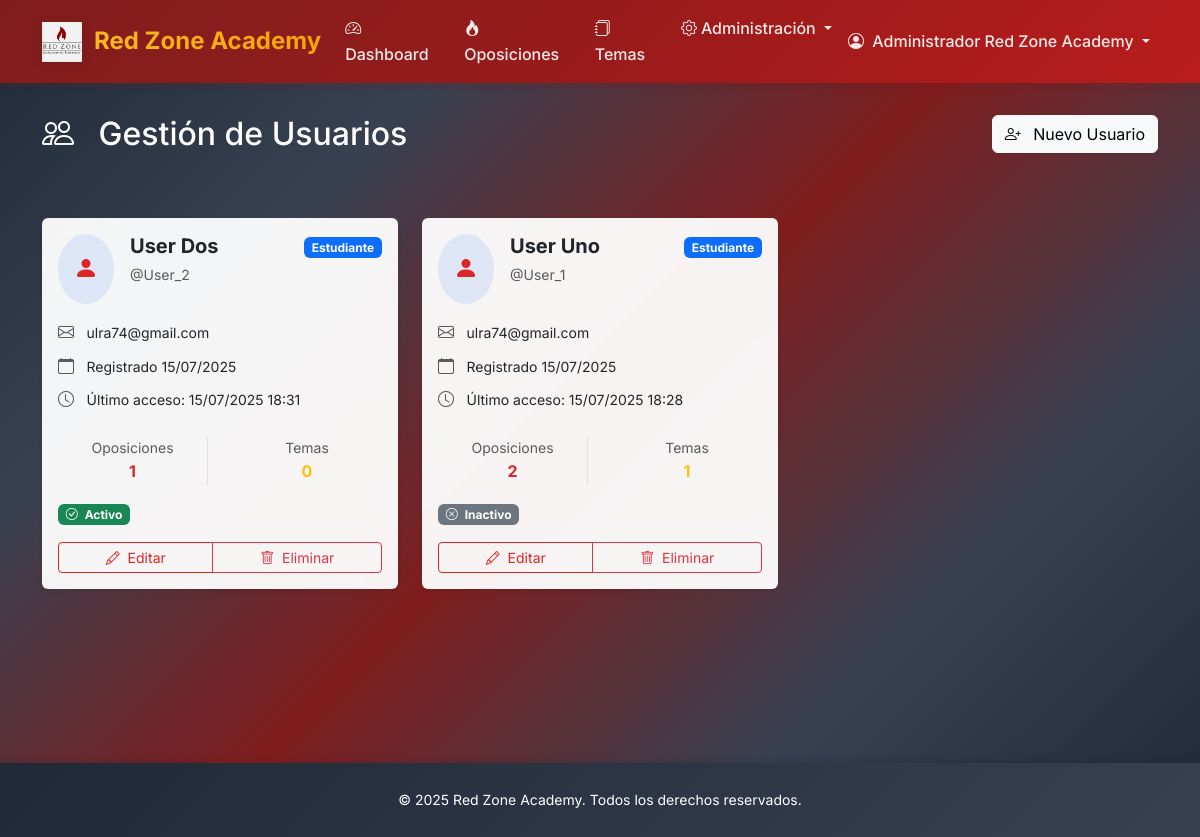
Screenshot of /dashboard/admin/users/ (signed in) with the database file from the repository.
### accounts/models.py (models this page shows, shortened)
class CustomUser(AbstractUser):
    USER_TYPES = [
        ('admin', 'Administrador'),
        ('student', 'Alumno'),
    ]
    user_type = models.CharField(max_length=10, choices=USER_TYPES, default='student')
    created_at = models.DateTimeField(auto_now_add=True)
    def is_admin(self):
        return self.user_type == 'admin'

### core/views.py (the view)
# urls.py: path('admin/users/', views.AdminUserListView.as_view(), name='admin_user_list'),
class AdminUserListView(AdminRequiredMixin, ListView):
    model = CustomUser
    template_name = 'core/admin/user_list.html'
    context_object_name = 'users'
    paginate_by = 20
    def get_queryset(self):
        return CustomUser.objects.filter(user_type='student').order_by('-date_joined')
    def get_context_data(self, **kwargs):
        context = super().get_context_data(**kwargs)
        context['title'] = 'Gestión de Usuarios'
        return context

### core/views.py (called while the page is built)
    def test_func(self):
        return self.request.user.is_authenticated and self.request.user.is_admin()

### templates/core/admin/user_list.html (shortened to what this page needs)
{% extends 'base.html' %}
{% load humanize %}
{% block content %}
<div class="container-fluid d-flex flex-column" style="min-height: calc(100vh - 120px);">
    <div class="page-header">
        <div class="container">
            <div class="row align-items-center">
                <div class="col">
                    <h1 class="h2 mb-0">
                        <i class="bi bi-people me-3"></i>
                        {{ title }}
                    </h1>
                </div>
                <div class="col-auto">
                    <a href="{% url 'core:admin_user_create' %}" class="btn btn-light">
                        <i class="bi bi-person-plus me-2"></i>
                        Nuevo Usuario
                    </a>
                </div>
            </div>
        </div>
    </div>
    <div class="container flex-grow-1">
        {% if users %}
            <div class="row">
                {% for user in users %}
                    <div class="col-lg-4 col-md-6 mb-4">
                        <div class="card border-0 shadow-sm h-100 user-card">
                            <div class="card-body d-flex flex-column">
                                <div class="d-flex align-items-start mb-3">
                                    <div class="bg-primary bg-opacity-10 rounded-circle p-3 me-3">
                                        {% if user.user_type == 'admin' %}
                                            <i class="bi bi-shield-fill-check text-danger fs-4"></i>
                                        {% else %}
                                            <i class="bi bi-person-fill text-primary fs-4"></i>
                                        {% endif %}
                                    </div>
                                    <div class="flex-grow-1">
                                        <h5 class="card-title mb-1 fw-bold">
                                            {{ user.get_full_name|default:user.username }}
                                        </h5>
                                        <small class="text-muted">@{{ user.username }}</small>
                                    </div>
                                    <div>
                                        {% if user.user_type == 'admin' %}
                                            <span class="badge bg-danger">Admin</span>
                                        {% else %}
                                            <span class="badge bg-primary">Estudiante</span>
                                        {% endif %}
                                    </div>
                                </div>
                                <div class="mb-3 flex-grow-1">
                                    <div class="mb-2">
                                        <i class="bi bi-envelope text-muted me-2"></i>
                                        <small>{{ user.email|default:"Sin email" }}</small>
                                    </div>
                                    <div class="mb-2">
                                        <i class="bi bi-calendar text-muted me-2"></i>
                                        <small>Registrado {{ user.date_joined|date:"d/m/Y" }}</small>
                                    </div>
                                    <div class="mb-2">
                                        <i class="bi bi-clock text-muted me-2"></i>
                                        <small>Último acceso: {{ user.last_login|date:"d/m/Y H:i"|default:"Nunca" }}</small>
                                    </div>
                                </div>
                                {% if user.user_type == 'student' %}
                                <div class="mb-3">
                                    <div class="row text-center">
                                        <div class="col-6">
                                            <div class="border-end">
                                                <small class="text-muted d-block">Oposiciones</small>
                                                <span class="fw-bold text-primary">
                                                    {{ user.oposiciones_acceso.count }}
                                                </span>
                                            </div>
                                        </div>
                                        <div class="col-6">
                                            <small class="text-muted d-block">Temas</small>
                                            <span class="fw-bold text-warning">
                                                {{ user.temas_acceso.count }}
                                            </span>
                                        </div>
                                    </div>
                                </div>
                                {% endif %}
                                <div class="mb-3">
                                    {% if user.is_active %}
                                        <span class="badge bg-success">
                                            <i class="bi bi-check-circle me-1"></i>
                                            Activo
                                        </span>
                                    {% else %}
                                        <span class="badge bg-secondary">
                                            <i class="bi bi-x-circle me-1"></i>
                                            Inactivo
                                        </span>
                                    {% endif %}
                                </div>
                                <div class="d-grid gap-2">
                                    <div class="btn-group" role="group">
                                        <a href="{% url 'core:admin_user_update' user.pk %}"
                                           class="btn btn-outline-primary btn-sm">
                                            <i class="bi bi-pencil me-1"></i>
                                            Editar
                                        </a>
                                        {% if user != request.user %}
                                            <a href="{% url 'core:admin_user_delete' user.pk %}"
                                               class="btn btn-outline-danger btn-sm"
                                               onclick="return confirm('¿Estás seguro de que quieres eliminar este usuario?')">
                                                <i class="bi bi-trash me-1"></i>
                                                Eliminar
                                            </a>
                                        {% else %}
                                            <span class="btn btn-outline-secondary btn-sm disabled">
                                                <i class="bi bi-shield me-1"></i>
                                                Tu cuenta
                                            </span>
                                        {% endif %}
                                    </div>
                                </div>
                            </div>
                        </div>
                    </div>
                {% endfor %}
            </div>
        {% endif %}
    </div>
</div>
{% endblock %}

### templates/base.html (shortened to what this page needs)
<!DOCTYPE html>
<html lang="es" data-bs-theme="light" class="h-100">
<head>
    {% load static %}
    <link href="https://cdnjs.cloudflare.com/ajax/libs/bootstrap/5.3.2/css/bootstrap.min.css" rel="stylesheet">
    <link href="https://cdnjs.cloudflare.com/ajax/libs/bootstrap-icons/1.11.3/font/bootstrap-icons.min.css" rel="stylesheet">
</head>
<body>
    <nav class="navbar navbar-expand-lg navbar-light bg-white">
        <div class="container">
            {% load static %}
            {% if user.is_authenticated %}
                <a class="navbar-brand" href="{% url 'core:dashboard' %}">
                    <img src="{% static 'img/logo_rz.png' %}" alt="Red Zone Academy" class="navbar-brand-logo">
                    Red Zone Academy
                </a>
            {% else %}
                <a class="navbar-brand" href="#">
                    <img src="{% static 'img/logo_rz.png' %}" alt="Red Zone Academy" class="navbar-brand-logo">
                    Red Zone Academy
                </a>
            {% endif %}
            <div class="collapse navbar-collapse" id="navbarNav">
                {% if user.is_authenticated %}
                <ul class="navbar-nav me-auto">
                    <li class="nav-item">
                        <a class="nav-link" href="{% url 'core:dashboard' %}">
                            <i class="bi bi-speedometer2 me-1"></i>Dashboard
                        </a>
                    </li>
                    <li class="nav-item">
                        <a class="nav-link" href="{% url 'core:oposicion_list' %}">
                            <i class="bi bi-fire me-1"></i>Oposiciones
                        </a>
                    </li>
                    <li class="nav-item">
                        <a class="nav-link" href="{% url 'core:tema_list' %}">
                            <i class="bi bi-journals me-1"></i>Temas
                        </a>
                    </li>
                    {% if user.is_admin %}
                        <li class="nav-item dropdown">
                            <a class="nav-link dropdown-toggle" href="#" id="adminDropdown" role="button" data-bs-toggle="dropdown">
                                <i class="bi bi-gear me-1"></i>Administración
                            </a>
                        </li>
                    {% endif %}
                </ul>
                <ul class="navbar-nav">
                    <li class="nav-item dropdown">
                        <a class="nav-link dropdown-toggle" href="#" id="userDropdown" role="button" data-bs-toggle="dropdown">
                            <i class="bi bi-person-circle me-1"></i>
                            {{ user.get_full_name|default:user.username }}
                        </a>
                    </li>
                </ul>
                {% endif %}
            </div>
        </div>
    </nav>
    <div class="main-wrapper">
        {% block content %}{% endblock %}
    </div>
    <footer class="footer">
        <div class="container">
            <div class="row">
                <div class="col-12 text-center">
                    <small>&copy; 2025 Red Zone Academy. Todos los derechos reservados.</small>
                </div>
            </div>
        </div>
    </footer>
</body>
</html>

### templates/base.html (style rules this page uses)
:root { --rza-primary: #dc2626; --rza-secondary: #f97316; --rza-success: #059669; --rza-danger: #b91c1c; --rza-warning: #ea580c; --rza-info: #f59e0b; --rza-dark: #1f2937; --rza-light: #fef2f2; --rza-gradient: linear-gradient(135deg, #dc2626 0%, #f97316 50%, #eab308 100%); }
body { font-family: 'Inter', sans-serif; background: linear-gradient( 135deg, #1f2937 0%, #374151 25%, #7f1d1d 50%, #374151 75%, #1f2937 100% ); background-attachment: fixed; line-height: 1.6; min-height: 100vh; display: flex; flex-direction: column; margin: 0; padding: 0; }
.navbar-brand { font-weight: 700; font-size: 1.5rem; background: linear-gradient(135deg, #fbbf24 0%, #f59e0b 100%); -webkit-background-clip: text; -webkit-text-fill-color: transparent; background-clip: text; display: flex; align-items: center; text-decoration: none; }
.navbar-brand-logo { height: 40px; width: auto; margin-right: 12px; filter: drop-shadow(0 2px 4px rgba(0, 0, 0, 0.1)); transition: all 0.3s ease; }
.navbar { background: linear-gradient(135deg, #7f1d1d 0%, #991b1b 50%, #b91c1c 100%) !important; box-shadow: 0 2px 8px rgba(127, 29, 29, 0.3); }
.navbar .nav-link { color: rgba(255, 255, 255, 0.9) !important; font-weight: 500; transition: all 0.3s ease; }
.card { border: none; box-shadow: 0 4px 12px rgba(127, 29, 29, 0.15), 0 2px 4px rgba(127, 29, 29, 0.25); transition: all 0.3s cubic-bezier(.25,.8,.25,1); background: rgba(255, 255, 255, 0.95); backdrop-filter: blur(10px); }
.btn-outline-primary { color: var(--rza-primary); border-color: var(--rza-primary); }
.text-primary { color: var(--rza-primary) !important; }
.main-wrapper { flex: 1 0 auto; }
.footer { background: linear-gradient(135deg, #1f2937 0%, #374151 100%); color: white; padding: 1.5rem 0; box-shadow: 0 -2px 8px rgba(0, 0, 0, 0.1); flex-shrink: 0; width: 100vw; margin-left: calc(-50vw + 50%); position: relative; }
.page-header { background: none !important; color: white; padding: 2rem 0; margin-bottom: 2rem; }
.container, .container-fluid { background: none !important; }

### templates/core/admin/user_list.html (style rules this page uses)
.user-card { transition: transform 0.2s ease-in-out, box-shadow 0.2s ease-in-out; }

### rows the page displays
CustomUser: get_full_name "Administrador Red Zone Academy"
CustomUser: user_type "student" (drawn), get_full_name "User Dos", username "User_2", email "ulra74@gmail.com", date_joined "15/07/2025", last_login "15/07/2025 18:31", oposiciones_acceso.count "1", temas_acceso.count "0", is_active True (drawn), shows "Eliminar"
CustomUser: user_type "student" (drawn), get_full_name "User Uno", username "User_1", email "ulra74@gmail.com", date_joined "15/07/2025", last_login "15/07/2025 18:28", oposiciones_acceso.count "2", temas_acceso.count "1", is_active False (drawn), shows "Eliminar"

### other values shown
{{ title }} "Gestión de Usuarios"
